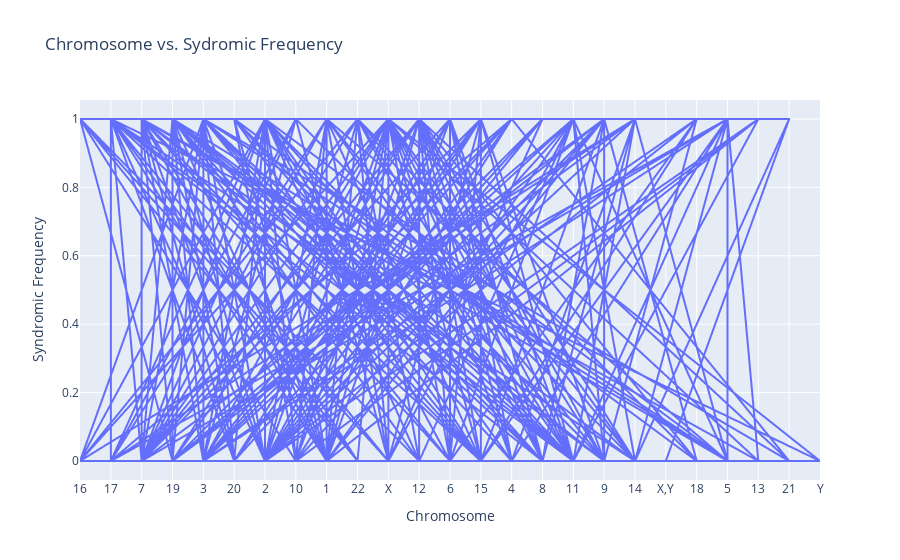

The notebook cell this image was saved under:
### Code cell
px.line(genes, x=genes['chromosome'], y=genes['syndromic'],labels={'chromosome': 'Chromosome', 'syndromic': 'Syndromic Frequency'}, title = 'Chromosome vs. Sydromic Frequency')

### Figure 1 — Plotly figure (JSON) as saved in the notebook; plotly's stock layout.template omitted (floating-point values rounded to 4 significant figures; data arrays with more than 128 entries replaced by an {"elided": "..."} marker saying what was removed)
{"data": [{"hovertemplate": "Chromosome=%{x}<br>Syndromic Frequency=%{y}<extra></extra>", "legendgroup": "", "line": {"color": "#636efa", "dash": "solid"}, "marker": {"symbol": "circle"}, "mode": "lines", "name": "", "showlegend": false, "type": "scattergl", "x": {"elided": "1031 str values"}, "xaxis": "x", "y": {"elided": "1031 int values"}, "yaxis": "y"}], "layout": {"legend": {"tracegroupgap": 0}, "title": {"text": "Chromosome vs. Sydromic Frequency"}, "xaxis": {"anchor": "y", "domain": [0, 1], "title": {"text": "Chromosome"}}, "yaxis": {"anchor": "x", "domain": [0, 1], "title": {"text": "Syndromic Frequency"}}}}
